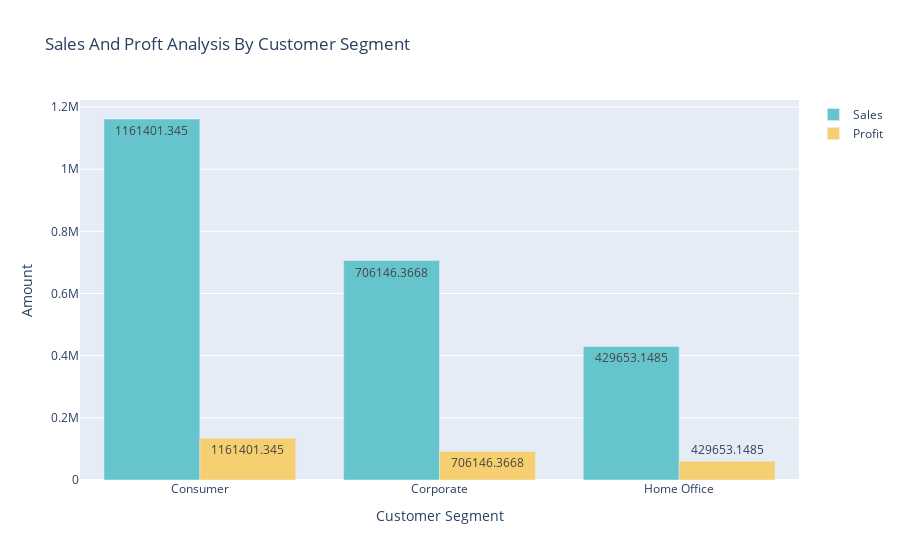

Here is the notebook cell this chart was saved with:
### Markdown cell above
# Sales And Profit For Customer Segment

### Code cell
sales_profit_segment = data.groupby('Segment').agg({'Sales': 'sum', 'Profit': 'sum'}).reset_index()

color_palette = colors.qualitative.Pastel

fig = go.Figure()
fig.add_trace(go.Bar(x=sales_profit_segment['Segment'],
                     y=sales_profit_segment['Sales'],
                     name = 'Sales',
                     marker_color = color_palette[0],
                    text=sales_profit_segment['Sales'],
                    textposition='auto'))

fig.add_trace(go.Bar(x=sales_profit_segment['Segment'],
                     y=sales_profit_segment['Profit'],
                     name = 'Profit',
                     marker_color = color_palette[1],
                    text=sales_profit_segment['Sales'],
                    textposition='auto'))

fig.update_layout(title='Sales And Proft Analysis By Customer Segment',
                  xaxis_title = 'Customer Segment',
                  yaxis_title = 'Amount')

fig.show()

### Figure 1 — Plotly figure (JSON) as saved in the notebook; plotly's stock layout.template omitted (floating-point values rounded to 4 significant figures)
{"data": [{"marker": {"color": "rgb(102, 197, 204)"}, "name": "Sales", "text": [1161000.0, 706100.0, 429700.0], "textposition": "auto", "type": "bar", "x": ["Consumer", "Corporate", "Home Office"], "y": [1161000.0, 706100.0, 429700.0]}, {"marker": {"color": "rgb(246, 207, 113)"}, "name": "Profit", "text": [1161000.0, 706100.0, 429700.0], "textposition": "auto", "type": "bar", "x": ["Consumer", "Corporate", "Home Office"], "y": [134100.0, 91980.0, 60300.0]}], "layout": {"title": {"text": "Sales And Proft Analysis By Customer Segment"}, "xaxis": {"title": {"text": "Customer Segment"}}, "yaxis": {"title": {"text": "Amount"}}}}
